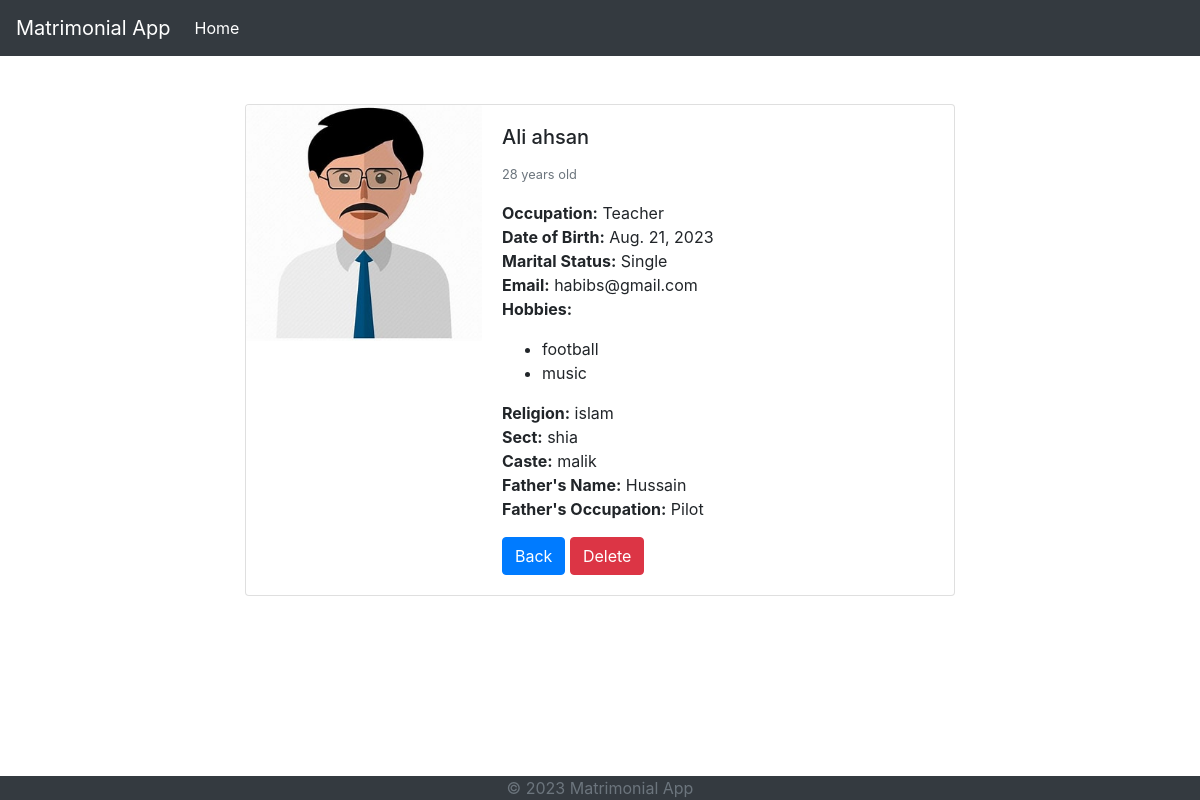
/2, run on the app's committed database.
### shaadi/models.py (models this page shows, shortened)
class Profile(models.Model):
    gender_choices=[
        ('M','Male'),
        ('F','Female'),
    ]
    name=models.CharField(max_length=100,default='Unnamed')
    profile_pic=models.ImageField(null=True,blank=True)
    age=models.IntegerField()
    gender=models.CharField(max_length=1, choices=gender_choices)
    occupation=models.CharField(max_length=100,null=True,blank= True)
    birth_date=models.DateField(null=True)
    is_married=models.BooleanField(default=False)
    email=models.EmailField(unique=True,null=True)
    religion=models.ForeignKey(Religion, on_delete=models.CASCADE, related_name='profiles',null=True)
    sect=models.ForeignKey(Sect, on_delete=models.CASCADE, related_name='profiles',null=True)
    caste=models.ForeignKey(Caste, on_delete=models.CASCADE, related_name='profiles',null=True)
    hobbies=models.ManyToManyField(Hobby, related_name='profiles',null=True)
    father=models.OneToOneField(FatherProfile, on_delete=models.CASCADE, related_name='dependent',null=True)

class Hobby(models.Model):
    name=models.CharField(max_length=100)
    class Meta:
        verbose_name_plural="hobbies"
    def __str__(self):
        return self.name

class Religion(models.Model):
    name=models.CharField(max_length=100)
    def __str__(self):
        return self.name

class Sect(models.Model):
    name=models.CharField(max_length=100)
    religion=models.ForeignKey(Religion, on_delete=models.CASCADE, related_name='sects')
    def __str__(self):
        return self.name

class Caste(models.Model):
    name=models.CharField(max_length=100)
    def __str__(self):
        return self.name

class FatherProfile(models.Model):
    name=models.CharField(max_length=100)
    occupation=models.CharField(max_length=100,null=True,blank= True)

### shaadi/views.py (the view)
# urls.py: path('<int:profile_id>', views.ProfileDetailView, name='profile_detail'),
def ProfileDetailView(request, profile_id):
    profile=Profile.objects.get(id=profile_id)
    return render(request, 'shaadi/profile_detail.html', {'profile': profile})

### shaadi/templates/shaadi/profile_detail.html (shortened to what this page needs)
{% extends 'shaadi/base.html' %}
{% load static %}
{% block content %}
    <div class="container mt-5">
        <div class="row">
            <div class="col-md-8 offset-md-2">
                <div class="card">
                    <div class="row no-gutters">
                        <div class="col-md-4">
                            <img src="{{ profile.profile_pic.url }}" class="card-img" alt="Profile picture">
                        </div>
                        <div class="col-md-8">
                            <div class="card-body">
                                <h5 class="card-title">{{ profile.name }}</h5>
                                <p class="card-text"><small class="text-muted">{{ profile.age }} years old</small></p>
                                <p class="card-text">
                                    <strong>Occupation:</strong> {{ profile.occupation }}<br>
                                    <strong>Date of Birth:</strong> {{ profile.birth_date }}<br>
                                    <strong>Marital Status:</strong> {{ profile.is_married|yesno:"Married,Single" }}<br>
                                    <strong>Email:</strong> {{ profile.email }}<br>
                                    <strong>Hobbies:</strong>
                                    <ul>
                                        {% for hobby in profile.hobbies.all %}
                                        <li>{{ hobby }}</li>
                                        {% endfor %}
                                    </ul>
                                    <strong>Religion:</strong> {{ profile.religion}}<br>
                                    <strong>Sect:</strong> {{ profile.sect }}<br>
                                    <strong>Caste:</strong> {{ profile.caste }}<br>
                                    <strong>Father's Name:</strong> {{ profile.father.name }}<br>
                                    <strong>Father's Occupation:</strong> {{ profile.father.occupation }}<br>
                                </p>
                                <a href="{% url 'shaadi:profile_list' %}" class="btn btn-primary">Back</a>
                                <a href="{% url 'shaadi:profile_delete' profile.id %}" class="btn btn-danger">Delete</a>
                            </div>
                        </div>
                    </div>
                </div>
            </div>
        </div>
    </div>
{% endblock %}

### data on the page
Profile: profile_pic (picture), name "Ali ahsan", age "28", occupation "Teacher", birth_date "Aug. 21, 2023", is_married "Single", email "habibs@gmail.com", religion "islam", sect "shia", caste "malik", father.name "Hussain", father.occupation "Pilot"
Hobby: name "football"
Hobby: name "music"
